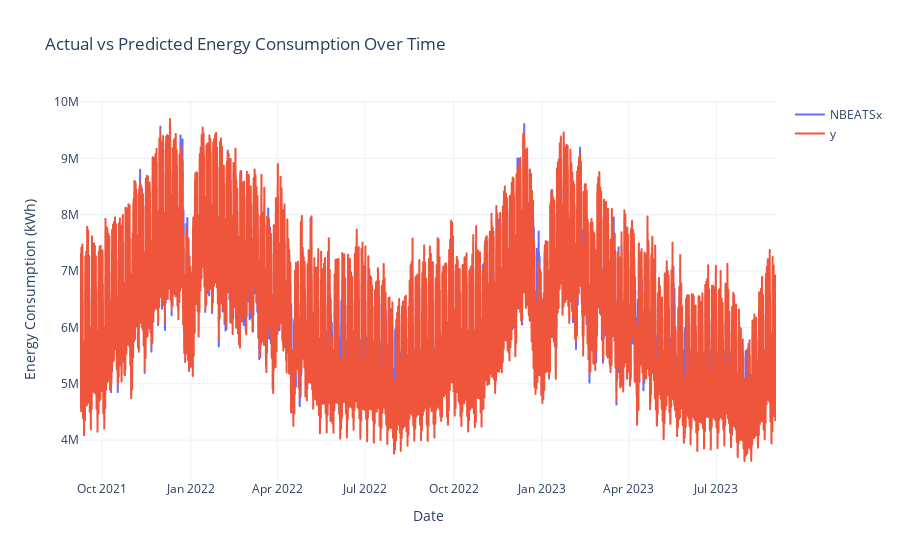

The code cell stored with this chart in its notebook:
### Code cell
fig = px.line(
    val_preds,
    x="ds",
    y=["NBEATSx", "y"],
    labels={
        "datetime": "Date",
        "value": "Energy Consumption (kWh)",
        "variable": "Series",
    },
    title="Actual vs Predicted Energy Consumption Over Time",
    line_shape="hv",  # Set line shape to horizontal-vertical for step chart
)

fig.update_layout(
    template="plotly_white",
    legend=dict(title=""),
    xaxis_title="Date",
    yaxis_title="Energy Consumption (kWh)",
)

fig.show()

### Figure 1 — Plotly figure (JSON) as saved in the notebook; plotly's stock layout.template omitted (floating-point values rounded to 4 significant figures; data arrays with more than 128 entries replaced by an {"elided": "..."} marker saying what was removed)
{"data": [{"hovertemplate": "Series=NBEATSx<br>ds=%{x}<br>Energy Consumption (kWh)=%{y}<extra></extra>", "legendgroup": "NBEATSx", "line": {"color": "#636efa", "dash": "solid", "shape": "hv"}, "marker": {"symbol": "circle"}, "mode": "lines", "name": "NBEATSx", "showlegend": true, "type": "scattergl", "x": {"elided": "17352 str values"}, "xaxis": "x", "y": {"elided": "17352 float values"}, "yaxis": "y"}, {"hovertemplate": "Series=y<br>ds=%{x}<br>Energy Consumption (kWh)=%{y}<extra></extra>", "legendgroup": "y", "line": {"color": "#EF553B", "dash": "solid", "shape": "hv"}, "marker": {"symbol": "circle"}, "mode": "lines", "name": "y", "showlegend": true, "type": "scattergl", "x": {"elided": "17352 str values"}, "xaxis": "x", "y": {"elided": "17352 float values"}, "yaxis": "y"}], "layout": {"legend": {"title": {"text": ""}, "tracegroupgap": 0}, "title": {"text": "Actual vs Predicted Energy Consumption Over Time"}, "xaxis": {"anchor": "y", "domain": [0, 1], "title": {"text": "Date"}}, "yaxis": {"anchor": "x", "domain": [0, 1], "title": {"text": "Energy Consumption (kWh)"}}}}
